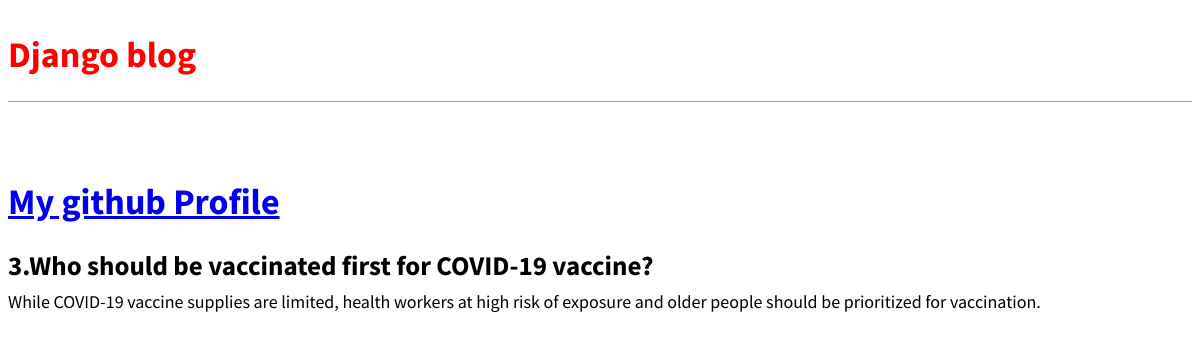
Screenshot of /post/3/ with the database file from the repository.
### blog/models.py (models this page shows, shortened)
class post(models.Model):
    title = models.CharField(max_length=200)
    author = models.ForeignKey('auth.User', on_delete=models.CASCADE,)
    body = models.TextField(null=True)

### blog/views.py (the view)
# urls.py: path('post/<int:pk>/', blogdetailview.as_view(), name='post_detail'),
class blogdetailview(DetailView):
    model = post
    template_name = 'post_detail.html'

### templates/post_detail.html
{%extends 'base.html'%}
{%block content%}
<div class="post-entry">
<h2>{{ post.title }}</h2>
<p>{{ post.body }}</p>
</div>
{%endblock content%}

### static/css/base.css (style rules this page uses)
body { font-family: 'Source Sans Pro', sans-serif; font-size: 18px; }
.post-entry { margin-bottom: 2rem; }
.post-entry h2 { margin: 0.5rem 0; }
.post-entry p { margin: 0; font-weight: 400; }

### rows the page displays
post: title "3.Who should be vaccinated first for COVID-19 vaccine?", body "While COVID-19 vaccine supplies are limited, health workers at high risk of exposure and older people should be prioritized for vaccination."
